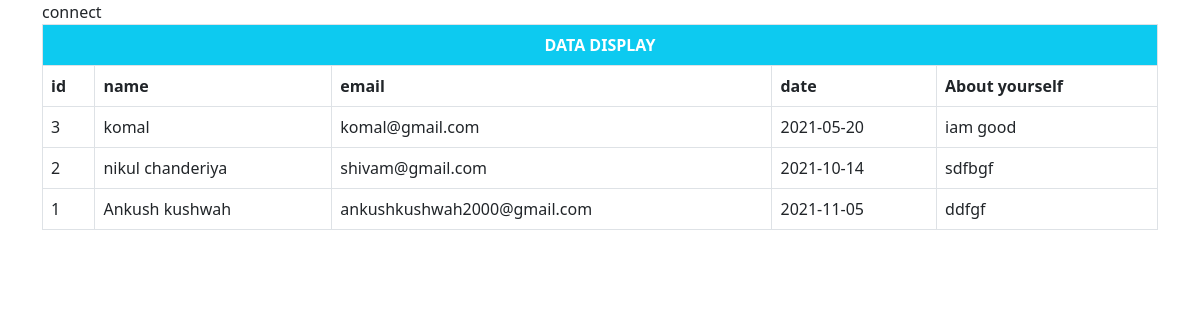
Screenshot of /display.php with the database file from the repository.
### tables this page shows
CREATE TABLE `aelum` (
  `id` int(50) NOT NULL,
  `name` varchar(50) NOT NULL,
  `email` varchar(50) NOT NULL,
  `date` varchar(50) NOT NULL,
  `about_yourself` varchar(50) NOT NULL
);

### display.php (the view, shortened to what this page needs)
<!DOCTYPE html>
<html>
<head>
<link href="https://cdn.jsdelivr.net/npm/bootstrap@5.0.2/dist/css/bootstrap.min.css" rel="stylesheet">
</head>
<body>
<div class="container">
	<table class="table table-bordered">
		<tr>
			<th colspan="11" class="text-center bg-info text-white">DATA DISPLAY</th>
		</tr>
		<tr>
			<th>id</th>
			<th>name</th>
			<th>email</th>
			<th>date</th>
			<th>About yourself</th>
		</tr>
		<?php
		include('dbcon.php');
		$data ="SELECT * from aelum order by id desc";
		$pro =mysqli_query($con,$data);
		while ($b =mysqli_fetch_array($pro)) {
		   ?>
		<tr>
			<td><?php echo $b['id']?></td>
			<td><?php echo $b['name']?></td>
			<td><?php echo $b['email']?></td>
			<td><?php echo $b['date']?></td>
			<td><?php echo $b['about_yourself']?></td>
		</tr>
		<?php
	}
	?>
	</table>
</div>
</body>
</html>

### rows the page displays
aelum: id "3", name "komal", email "komal@gmail.com", date "2021-05-20", about_yourself "iam good"
aelum: id "2", name "nikul chanderiya", email "shivam@gmail.com", date "2021-10-14", about_yourself "sdfbgf"
aelum: id "1", name "Ankush kushwah", email "ankushkushwah2000@gmail.com", date "2021-11-05", about_yourself "ddfgf"
